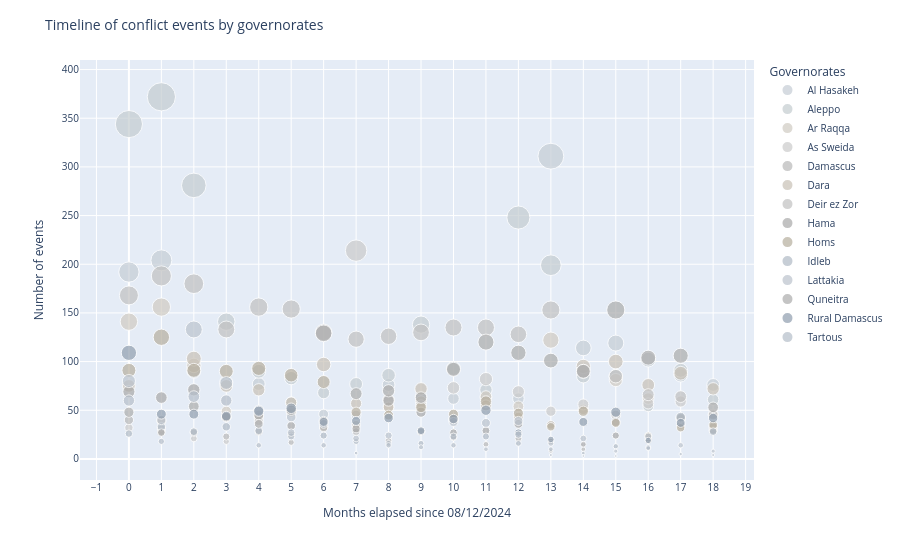

The code cell stored with this chart in its notebook:
### Code cell
bubble_geo_events = px.scatter(
    dataset_geo_by_interval, 
    x="interval", 
    y="size",
    size="size", 
    color="admin1",
    hover_name="admin1", 
    size_max=20, 
    color_discrete_map=color_map_grey(geo_admin1), 
    labels={'interval':"Months elapsed since 08/12/2024", 'size':"Number of events"})

bubble_geo_events.update_xaxes(dtick=1)

bubble_geo_events.update_layout(
    title = 'Timeline of conflict events by governorates',
    legend_title_text = "Governorates",
    title_font_size = 14,
    font_size=10    
)

### Figure 1 — Plotly figure (JSON) as saved in the notebook; plotly's stock layout.template omitted (floating-point values rounded to 4 significant figures)
{"data": [{"hovertemplate": "<b>%{hovertext}</b><br><br>admin1=Al Hasakeh<br>Months elapsed since 08/12/2024=%{x}<br>Number of events=%{marker.size}<extra></extra>", "hovertext": ["Al Hasakeh", "Al Hasakeh", "Al Hasakeh", "Al Hasakeh", "Al Hasakeh", "Al Hasakeh", "Al Hasakeh", "Al Hasakeh", "Al Hasakeh", "Al Hasakeh", "Al Hasakeh", "Al Hasakeh", "Al Hasakeh", "Al Hasakeh", "Al Hasakeh", "Al Hasakeh", "Al Hasakeh", "Al Hasakeh", "Al Hasakeh"], "legendgroup": "Al Hasakeh", "marker": {"color": "#C5CDD5", "size": [192, 204, 90, 79, 77, 58, 46, 45, 76, 64, 62, 63, 62, 311, 114, 119, 102, 86, 76], "sizemode": "area", "sizeref": 0.93, "symbol": "circle"}, "mode": "markers", "name": "Al Hasakeh", "orientation": "v", "showlegend": true, "type": "scatter", "x": [0, 1, 2, 3, 4, 5, 6, 7, 8, 9, 10, 11, 12, 13, 14, 15, 16, 17, 18], "xaxis": "x", "y": [192, 204, 90, 79, 77, 58, 46, 45, 76, 64, 62, 63, 62, 311, 114, 119, 102, 86, 76], "yaxis": "y"}, {"hovertemplate": "<b>%{hovertext}</b><br><br>admin1=Aleppo<br>Months elapsed since 08/12/2024=%{x}<br>Number of events=%{marker.size}<extra></extra>", "hovertext": ["Aleppo", "Aleppo", "Aleppo", "Aleppo", "Aleppo", "Aleppo", "Aleppo", "Aleppo", "Aleppo", "Aleppo", "Aleppo", "Aleppo", "Aleppo", "Aleppo", "Aleppo", "Aleppo", "Aleppo", "Aleppo", "Aleppo"], "legendgroup": "Aleppo", "marker": {"color": "#C4CCD0", "size": [344, 372, 281, 141, 90, 83, 68, 77, 86, 138, 93, 71, 248, 199, 85, 85, 54, 91, 61], "sizemode": "area", "sizeref": 0.93, "symbol": "circle"}, "mode": "markers", "name": "Aleppo", "orientation": "v", "showlegend": true, "type": "scatter", "x": [0, 1, 2, 3, 4, 5, 6, 7, 8, 9, 10, 11, 12, 13, 14, 15, 16, 17, 18], "xaxis": "x", "y": [344, 372, 281, 141, 90, 83, 68, 77, 86, 138, 93, 71, 248, 199, 85, 85, 54, 91, 61], "yaxis": "y"}, {"hovertemplate": "<b>%{hovertext}</b><br><br>admin1=Ar Raqqa<br>Months elapsed since 08/12/2024=%{x}<br>Number of events=%{marker.size}<extra></extra>", "hovertext": ["Ar Raqqa", "Ar Raqqa", "Ar Raqqa", "Ar Raqqa", "Ar Raqqa", "Ar Raqqa", "Ar Raqqa", "Ar Raqqa", "Ar Raqqa", "Ar Raqqa", "Ar Raqqa", "Ar Raqqa", "Ar Raqqa", "Ar Raqqa", "Ar Raqqa", "Ar Raqqa", "Ar Raqqa", "Ar Raqqa", "Ar Raqqa"], "legendgroup": "Ar Raqqa", "marker": {"color": "#D0CBC2", "size": [141, 156, 96, 49, 43, 48, 33, 35, 54, 59, 40, 64, 54, 122, 51, 81, 62, 41, 30], "sizemode": "area", "sizeref": 0.93, "symbol": "circle"}, "mode": "markers", "name": "Ar Raqqa", "orientation": "v", "showlegend": true, "type": "scatter", "x": [0, 1, 2, 3, 4, 5, 6, 7, 8, 9, 10, 11, 12, 13, 14, 15, 16, 17, 18], "xaxis": "x", "y": [141, 156, 96, 49, 43, 48, 33, 35, 54, 59, 40, 64, 54, 122, 51, 81, 62, 41, 30], "yaxis": "y"}, {"hovertemplate": "<b>%{hovertext}</b><br><br>admin1=As Sweida<br>Months elapsed since 08/12/2024=%{x}<br>Number of events=%{marker.size}<extra></extra>", "hovertext": ["As Sweida", "As Sweida", "As Sweida", "As Sweida", "As Sweida", "As Sweida", "As Sweida", "As Sweida", "As Sweida", "As Sweida", "As Sweida", "As Sweida", "As Sweida", "As Sweida", "As Sweida", "As Sweida", "As Sweida", "As Sweida", "As Sweida"], "legendgroup": "As Sweida", "marker": {"color": "#CBCBCB", "size": [32, 31, 21, 18, 39, 25, 33, 214, 61, 55, 73, 82, 69, 49, 56, 45, 57, 59, 46], "sizemode": "area", "sizeref": 0.93, "symbol": "circle"}, "mode": "markers", "name": "As Sweida", "orientation": "v", "showlegend": true, "type": "scatter", "x": [0, 1, 2, 3, 4, 5, 6, 7, 8, 9, 10, 11, 12, 13, 14, 15, 16, 17, 18], "xaxis": "x", "y": [32, 31, 21, 18, 39, 25, 33, 214, 61, 55, 73, 82, 69, 49, 56, 45, 57, 59, 46], "yaxis": "y"}, {"hovertemplate": "<b>%{hovertext}</b><br><br>admin1=Damascus<br>Months elapsed since 08/12/2024=%{x}<br>Number of events=%{marker.size}<extra></extra>", "hovertext": ["Damascus", "Damascus", "Damascus", "Damascus", "Damascus", "Damascus", "Damascus", "Damascus", "Damascus", "Damascus", "Damascus", "Damascus", "Damascus", "Damascus", "Damascus", "Damascus", "Damascus", "Damascus", "Damascus"], "legendgroup": "Damascus", "marker": {"color": "#B8B8B8", "size": [40, 28, 27, 23, 28, 17, 32, 28, 19, 28, 22, 15, 21, 8, 10, 38, 19, 35, 33], "sizemode": "area", "sizeref": 0.93, "symbol": "circle"}, "mode": "markers", "name": "Damascus", "orientation": "v", "showlegend": true, "type": "scatter", "x": [0, 1, 2, 3, 4, 5, 6, 7, 8, 9, 10, 11, 12, 13, 14, 15, 16, 17, 18], "xaxis": "x", "y": [40, 28, 27, 23, 28, 17, 32, 28, 19, 28, 22, 15, 21, 8, 10, 38, 19, 35, 33], "yaxis": "y"}, {"hovertemplate": "<b>%{hovertext}</b><br><br>admin1=Dara<br>Months elapsed since 08/12/2024=%{x}<br>Number of events=%{marker.size}<extra></extra>", "hovertext": ["Dara", "Dara", "Dara", "Dara", "Dara", "Dara", "Dara", "Dara", "Dara", "Dara", "Dara", "Dara", "Dara", "Dara", "Dara", "Dara", "Dara", "Dara", "Dara"], "legendgroup": "Dara", "marker": {"color": "#C8C1B6", "size": [75, 39, 103, 75, 71, 58, 97, 57, 53, 72, 41, 55, 43, 35, 95, 100, 76, 88, 72], "sizemode": "area", "sizeref": 0.93, "symbol": "circle"}, "mode": "markers", "name": "Dara", "orientation": "v", "showlegend": true, "type": "scatter", "x": [0, 1, 2, 3, 4, 5, 6, 7, 8, 9, 10, 11, 12, 13, 14, 15, 16, 17, 18], "xaxis": "x", "y": [75, 39, 103, 75, 71, 58, 97, 57, 53, 72, 41, 55, 43, 35, 95, 100, 76, 88, 72], "yaxis": "y"}, {"hovertemplate": "<b>%{hovertext}</b><br><br>admin1=Deir ez Zor<br>Months elapsed since 08/12/2024=%{x}<br>Number of events=%{marker.size}<extra></extra>", "hovertext": ["Deir ez Zor", "Deir ez Zor", "Deir ez Zor", "Deir ez Zor", "Deir ez Zor", "Deir ez Zor", "Deir ez Zor", "Deir ez Zor", "Deir ez Zor", "Deir ez Zor", "Deir ez Zor", "Deir ez Zor", "Deir ez Zor", "Deir ez Zor", "Deir ez Zor", "Deir ez Zor", "Deir ez Zor", "Deir ez Zor", "Deir ez Zor"], "legendgroup": "Deir ez Zor", "marker": {"color": "#C1C1C1", "size": [168, 188, 180, 133, 156, 154, 130, 123, 126, 130, 135, 135, 128, 153, 90, 85, 66, 64, 45], "sizemode": "area", "sizeref": 0.93, "symbol": "circle"}, "mode": "markers", "name": "Deir ez Zor", "orientation": "v", "showlegend": true, "type": "scatter", "x": [0, 1, 2, 3, 4, 5, 6, 7, 8, 9, 10, 11, 12, 13, 14, 15, 16, 17, 18], "xaxis": "x", "y": [168, 188, 180, 133, 156, 154, 130, 123, 126, 130, 135, 135, 128, 153, 90, 85, 66, 64, 45], "yaxis": "y"}, {"hovertemplate": "<b>%{hovertext}</b><br><br>admin1=Hama<br>Months elapsed since 08/12/2024=%{x}<br>Number of events=%{marker.size}<extra></extra>", "hovertext": ["Hama", "Hama", "Hama", "Hama", "Hama", "Hama", "Hama", "Hama", "Hama", "Hama", "Hama", "Hama", "Hama", "Hama", "Hama", "Hama", "Hama", "Hama", "Hama"], "legendgroup": "Hama", "marker": {"color": "#A9A9A9", "size": [69, 63, 71, 43, 45, 34, 39, 31, 60, 48, 27, 29, 36, 18, 15, 24, 21, 42, 29], "sizemode": "area", "sizeref": 0.93, "symbol": "circle"}, "mode": "markers", "name": "Hama", "orientation": "v", "showlegend": true, "type": "scatter", "x": [0, 1, 2, 3, 4, 5, 6, 7, 8, 9, 10, 11, 12, 13, 14, 15, 16, 17, 18], "xaxis": "x", "y": [69, 63, 71, 43, 45, 34, 39, 31, 60, 48, 27, 29, 36, 18, 15, 24, 21, 42, 29], "yaxis": "y"}, {"hovertemplate": "<b>%{hovertext}</b><br><br>admin1=Homs<br>Months elapsed since 08/12/2024=%{x}<br>Number of events=%{marker.size}<extra></extra>", "hovertext": ["Homs", "Homs", "Homs", "Homs", "Homs", "Homs", "Homs", "Homs", "Homs", "Homs", "Homs", "Homs", "Homs", "Homs", "Homs", "Homs", "Homs", "Homs", "Homs"], "legendgroup": "Homs", "marker": {"color": "#B6AE9E", "size": [91, 125, 91, 90, 93, 86, 79, 48, 45, 53, 46, 59, 47, 33, 49, 37, 24, 32, 35], "sizemode": "area", "sizeref": 0.93, "symbol": "circle"}, "mode": "markers", "name": "Homs", "orientation": "v", "showlegend": true, "type": "scatter", "x": [0, 1, 2, 3, 4, 5, 6, 7, 8, 9, 10, 11, 12, 13, 14, 15, 16, 17, 18], "xaxis": "x", "y": [91, 125, 91, 90, 93, 86, 79, 48, 45, 53, 46, 59, 47, 33, 49, 37, 24, 32, 35], "yaxis": "y"}, {"hovertemplate": "<b>%{hovertext}</b><br><br>admin1=Idleb<br>Months elapsed since 08/12/2024=%{x}<br>Number of events=%{marker.size}<extra></extra>", "hovertext": ["Idleb", "Idleb", "Idleb", "Idleb", "Idleb", "Idleb", "Idleb", "Idleb", "Idleb", "Idleb", "Idleb", "Idleb", "Idleb", "Idleb", "Idleb", "Idleb", "Idleb", "Idleb", "Idleb"], "legendgroup": "Idleb", "marker": {"color": "#B0BAC5", "size": [26, 33, 28, 33, 29, 23, 24, 18, 16, 16, 23, 23, 16, 10, 6, 13, 12, 43, 28], "sizemode": "area", "sizeref": 0.93, "symbol": "circle"}, "mode": "markers", "name": "Idleb", "orientation": "v", "showlegend": true, "type": "scatter", "x": [0, 1, 2, 3, 4, 5, 6, 7, 8, 9, 10, 11, 12, 13, 14, 15, 16, 17, 18], "xaxis": "x", "y": [26, 33, 28, 33, 29, 23, 24, 18, 16, 16, 23, 23, 16, 10, 6, 13, 12, 43, 28], "yaxis": "y"}, {"hovertemplate": "<b>%{hovertext}</b><br><br>admin1=Lattakia<br>Months elapsed since 08/12/2024=%{x}<br>Number of events=%{marker.size}<extra></extra>", "hovertext": ["Lattakia", "Lattakia", "Lattakia", "Lattakia", "Lattakia", "Lattakia", "Lattakia", "Lattakia", "Lattakia", "Lattakia", "Lattakia", "Lattakia", "Lattakia", "Lattakia", "Lattakia", "Lattakia", "Lattakia", "Lattakia", "Lattakia"], "legendgroup": "Lattakia", "marker": {"color": "#BBC3CD", "size": [80, 40, 133, 78, 50, 43, 36, 21, 24, 28, 38, 37, 39, 16, 21, 8, 23, 14, 8], "sizemode": "area", "sizeref": 0.93, "symbol": "circle"}, "mode": "markers", "name": "Lattakia", "orientation": "v", "showlegend": true, "type": "scatter", "x": [0, 1, 2, 3, 4, 5, 6, 7, 8, 9, 10, 11, 12, 13, 14, 15, 16, 17, 18], "xaxis": "x", "y": [80, 40, 133, 78, 50, 43, 36, 21, 24, 28, 38, 37, 39, 16, 21, 8, 23, 14, 8], "yaxis": "y"}, {"hovertemplate": "<b>%{hovertext}</b><br><br>admin1=Quneitra<br>Months elapsed since 08/12/2024=%{x}<br>Number of events=%{marker.size}<extra></extra>", "hovertext": ["Quneitra", "Quneitra", "Quneitra", "Quneitra", "Quneitra", "Quneitra", "Quneitra", "Quneitra", "Quneitra", "Quneitra", "Quneitra", "Quneitra", "Quneitra", "Quneitra", "Quneitra", "Quneitra", "Quneitra", "Quneitra", "Quneitra"], "legendgroup": "Quneitra", "marker": {"color": "#ACACAC", "size": [48, 27, 54, 43, 36, 50, 129, 67, 70, 63, 92, 120, 109, 101, 90, 153, 104, 106, 53], "sizemode": "area", "sizeref": 0.93, "symbol": "circle"}, "mode": "markers", "name": "Quneitra", "orientation": "v", "showlegend": true, "type": "scatter", "x": [0, 1, 2, 3, 4, 5, 6, 7, 8, 9, 10, 11, 12, 13, 14, 15, 16, 17, 18], "xaxis": "x", "y": [48, 27, 54, 43, 36, 50, 129, 67, 70, 63, 92, 120, 109, 101, 90, 153, 104, 106, 53], "yaxis": "y"}, {"hovertemplate": "<b>%{hovertext}</b><br><br>admin1=Rural Damascus<br>Months elapsed since 08/12/2024=%{x}<br>Number of events=%{marker.size}<extra></extra>", "hovertext": ["Rural Damascus", "Rural Damascus", "Rural Damascus", "Rural Damascus", "Rural Damascus", "Rural Damascus", "Rural Damascus", "Rural Damascus", "Rural Damascus", "Rural Damascus", "Rural Damascus", "Rural Damascus", "Rural Damascus", "Rural Damascus", "Rural Damascus", "Rural Damascus", "Rural Damascus", "Rural Damascus", "Rural Damascus"], "legendgroup": "Rural Damascus", "marker": {"color": "#909EAE", "size": [109, 46, 46, 44, 49, 52, 38, 39, 42, 29, 41, 50, 27, 20, 38, 48, 19, 37, 42], "sizemode": "area", "sizeref": 0.93, "symbol": "circle"}, "mode": "markers", "name": "Rural Damascus", "orientation": "v", "showlegend": true, "type": "scatter", "x": [0, 1, 2, 3, 4, 5, 6, 7, 8, 9, 10, 11, 12, 13, 14, 15, 16, 17, 18], "xaxis": "x", "y": [109, 46, 46, 44, 49, 52, 38, 39, 42, 29, 41, 50, 27, 20, 38, 48, 19, 37, 42], "yaxis": "y"}, {"hovertemplate": "<b>%{hovertext}</b><br><br>admin1=Tartous<br>Months elapsed since 08/12/2024=%{x}<br>Number of events=%{marker.size}<extra></extra>", "hovertext": ["Tartous", "Tartous", "Tartous", "Tartous", "Tartous", "Tartous", "Tartous", "Tartous", "Tartous", "Tartous", "Tartous", "Tartous", "Tartous", "Tartous", "Tartous", "Tartous", "Tartous", "Tartous", "Tartous"], "legendgroup": "Tartous", "marker": {"color": "#B5BEC9", "size": [60, 18, 64, 60, 14, 27, 14, 6, 14, 12, 14, 10, 25, 4, 3, 3, 11, 5, 4], "sizemode": "area", "sizeref": 0.93, "symbol": "circle"}, "mode": "markers", "name": "Tartous", "orientation": "v", "showlegend": true, "type": "scatter", "x": [0, 1, 2, 3, 4, 5, 6, 7, 8, 9, 10, 11, 12, 13, 14, 15, 16, 17, 18], "xaxis": "x", "y": [60, 18, 64, 60, 14, 27, 14, 6, 14, 12, 14, 10, 25, 4, 3, 3, 11, 5, 4], "yaxis": "y"}], "layout": {"font": {"size": 10}, "legend": {"itemsizing": "constant", "title": {"text": "Governorates"}, "tracegroupgap": 0}, "margin": {"t": 60}, "title": {"font": {"size": 14}, "text": "Timeline of conflict events by governorates"}, "xaxis": {"anchor": "y", "domain": [0, 1], "dtick": 1, "title": {"text": "Months elapsed since 08/12/2024"}}, "yaxis": {"anchor": "x", "domain": [0, 1], "title": {"text": "Number of events"}}}}
